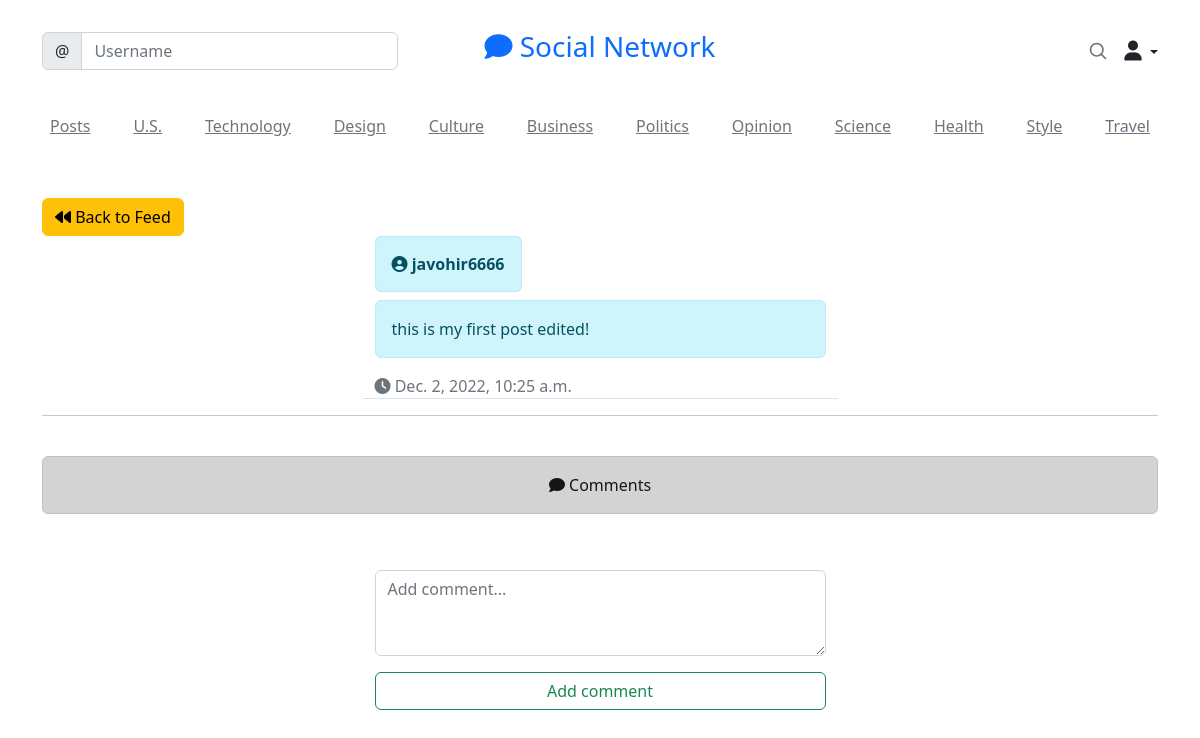
The app's page /social/post/13 (signed in) with its own data.
### social/models.py (models this page shows)
class Post(models.Model):
    body = models.TextField()
    created_at = models.DateTimeField(auto_now_add=True)
    author = models.ForeignKey(User, on_delete=models.CASCADE)

### social/views.py (the view, shortened to what this page needs)
# urls.py: path('post/<int:pk>', PostDetailView.as_view(), name='post-detail'),
class PostDetailView(LoginRequiredMixin, View):
    def get(self,request, pk, *args, **kwargs):
        post = Post.objects.get(pk=pk)
        form = CommentForm()
        comments = Comment.objects.filter(post=post).order_by('-created_at')
        context = {
            'post':post,
            'form': form,
            'comments':comments
        }
        return render(request, 'social/post_detail.html', context)

### social/forms.py
class CommentForm(forms.ModelForm):
    comment = forms.CharField(
        label= '',
        widget=forms.Textarea(attrs={
            'rows':'3',
            'placeholder':"Add comment..."
        })
    )
    class Meta:
        model = Comment
        fields = ['comment']

### social/templates/social/post_detail.html (shortened to what this page needs)
{% extends 'landing/base.html' %}
{% load crispy_forms_tags %}
{% block content %}
<div class="container">
    <div class="row mt-5">
        <div class="col-md-5 col-sm-6">
            <a href="{% url 'post-list' %}" class="btn btn-warning"><i class="fas fa-backward"></i>&nbsp;Back to Feed</a>
        </div>
    </div>
    <div class="row justify-content-center mt-3">
        <div class="col-md-5 col-sm-12 border-bottom">
            <span class="alert alert-info"><i class="fa fa-user-circle" aria-hidden="true"></i>&nbsp;<strong>{{post.author}}</strong></span>
            <br>
            <br>
            <p class="alert alert-info">
                {{post.body}}
            </p>
            <span class="text-muted"><i class="fas fa-clock"></i>&nbsp;{{post.created_at}}</span>
        </div>
    </div>
    <hr><br>
    <div class="alert alert-dark text-center"><span class=""><i class="fa fa-comment" aria-hidden="true"></i>&nbsp;Comments</span></div><br>
    <div class="row justify-content-center mt-3 mb-5">
        <div class="col-md-5 col-sm-12">
            <form method="POST">
                {{form|crispy}}
            <div class="d-grid gap-2">
                <button class="btn btn-outline-success mt-3">Add comment</button>
            </div>
            </form>
        </div>
    </div>
</div>
{% endblock content %}

### records on screen
Post: author "javohir6666", body "this is my first post edited!", created_at "Dec. 2, 2022, 10:25 a.m."
